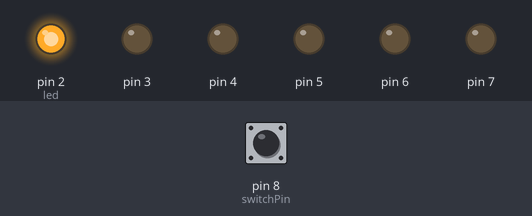
Bench run of a sketch on a simulated Arduino Uno, built with avr-gcc and run on an emulated ATmega328P. On the bench: output pins drawn as LEDs (lit = HIGH). The test bench sets the inputs (shaded band); at power-on: pin 8 (switchPin) HIGH.

Above: at 1.2 s.
1.3 s: pin 8 (switchPin) pulled LOW for 0.15 s
At 2.2 s:
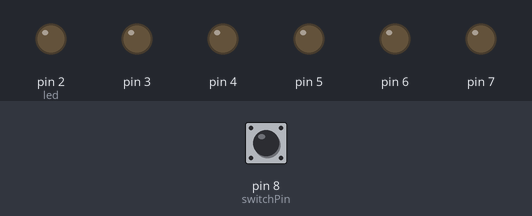
4.4 s: pin 8 (switchPin) pulled HIGH for 0.15 s
At 7.3 s:
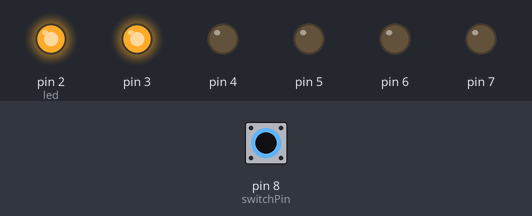
7.5 s: pin 8 (switchPin) pulled HIGH for 1 s
At 17.3 s:
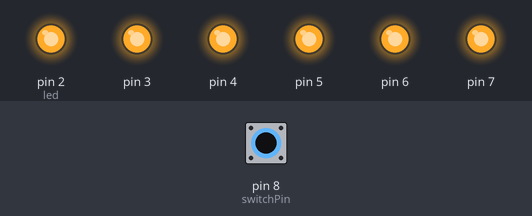
Timing chart, 0 to 18.8 s (numbered marks = the images above; inputs shaded):
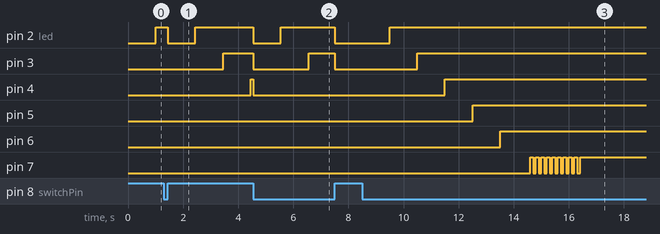

Measured:
- after the input at 1.3 s, pin 2 (led): HIGH → LOW after 0.15 s, → HIGH 1.0 s later; pin 3: LOW → HIGH after 2.2 s instead of 0.70 s; pin 4: stays LOW (without the input it goes to HIGH after 1.7 s); pin 5: stays LOW (without the input it goes to HIGH after 2.7 s)
- after the input at 4.4 s, pin 2 (led): HIGH → LOW after 0.15 s, → HIGH 1.0 s later; pin 3: HIGH → LOW after 0.15 s, → HIGH 2.0 s later; pin 5: stays LOW (without the input it goes to HIGH after 1.1 s); pin 6: stays LOW (without the input it goes to HIGH after 2.1 s)
- after the input at 7.5 s, pin 2 (led): HIGH → LOW at once, → HIGH 2.0 s later; pin 3: HIGH → LOW at once, → HIGH 3.0 s later; pin 4: LOW → HIGH after 4.0 s instead of 0.05 s; pin 5: LOW → HIGH after 5.0 s instead of 1.1 s; pin 6: LOW → HIGH after 6.0 s instead of 2.1 s

The sketch:

Clock08.ino
```cpp
const int switchPin = 8;
unsigned long previousTime = 0;
int switchState = 0;
int prevSwitchState = 0;
int led = 2;
long interval = 1000;


void setup() {
  for (int x = 2; x < 8; x++) {
    pinMode(x, OUTPUT);
  }
  pinMode(switchPin, INPUT);
}

  void loop() {
  unsigned long currentTime = millis();
  if(currentTime - previousTime > interval) {
  previousTime = currentTime;
  digitalWrite(led, HIGH);
  led++;
  if(led == 7){
    delay(1000);
    for(int x = 0; x < 10; x++){

        digitalWrite(led,LOW);
        delay(100);
        digitalWrite(led,HIGH);
        delay(100);
    }
}
}

  switchState = digitalRead(switchPin);

  if(switchState != prevSwitchState){
  for(int x = 2; x < 8; x++) {
  digitalWrite(x, LOW);
}

  led = 2;
  previousTime = currentTime;
}
  prevSwitchState = switchState;
}
```
